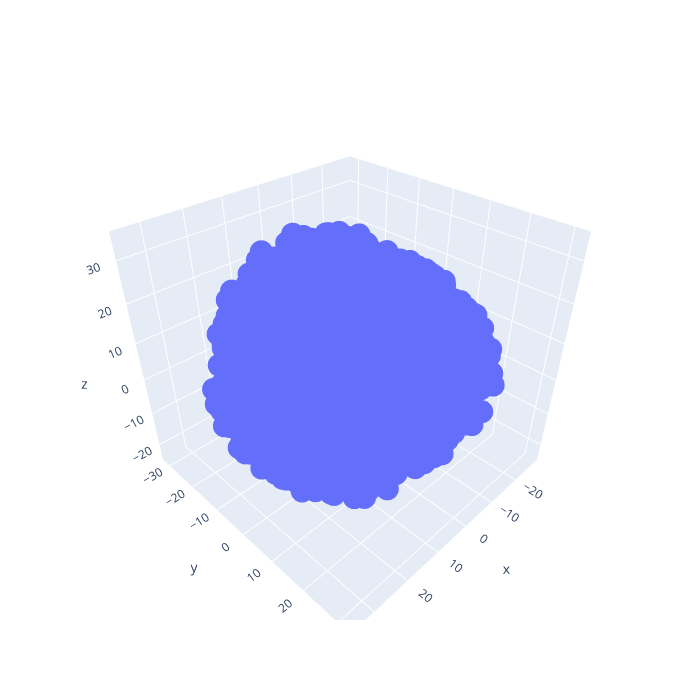

Notebook code cell kept with this figure:
### Code cell
#PCA
pca = PCA(n_components=4)
data_pca = pca.fit(M).transform(M)

fig = go.Figure(data=[go.Scatter3d(
    x=data_pca[:,0], y=data_pca[:,1], z=data_pca[:,2], 
    mode ='markers', 
)])

fig.update_layout(autosize=False, width=700, height=700)

fig.show()

### Figure 1 — Plotly figure (JSON) as saved in the notebook; plotly's stock layout.template omitted (floating-point values rounded to 4 significant figures; data arrays with more than 128 entries replaced by an {"elided": "..."} marker saying what was removed)
{"data": [{"mode": "markers", "type": "scatter3d", "x": {"elided": "2000 float values"}, "y": {"elided": "2000 float values"}, "z": {"elided": "2000 float values"}}], "layout": {"autosize": false, "height": 700, "width": 700}}
